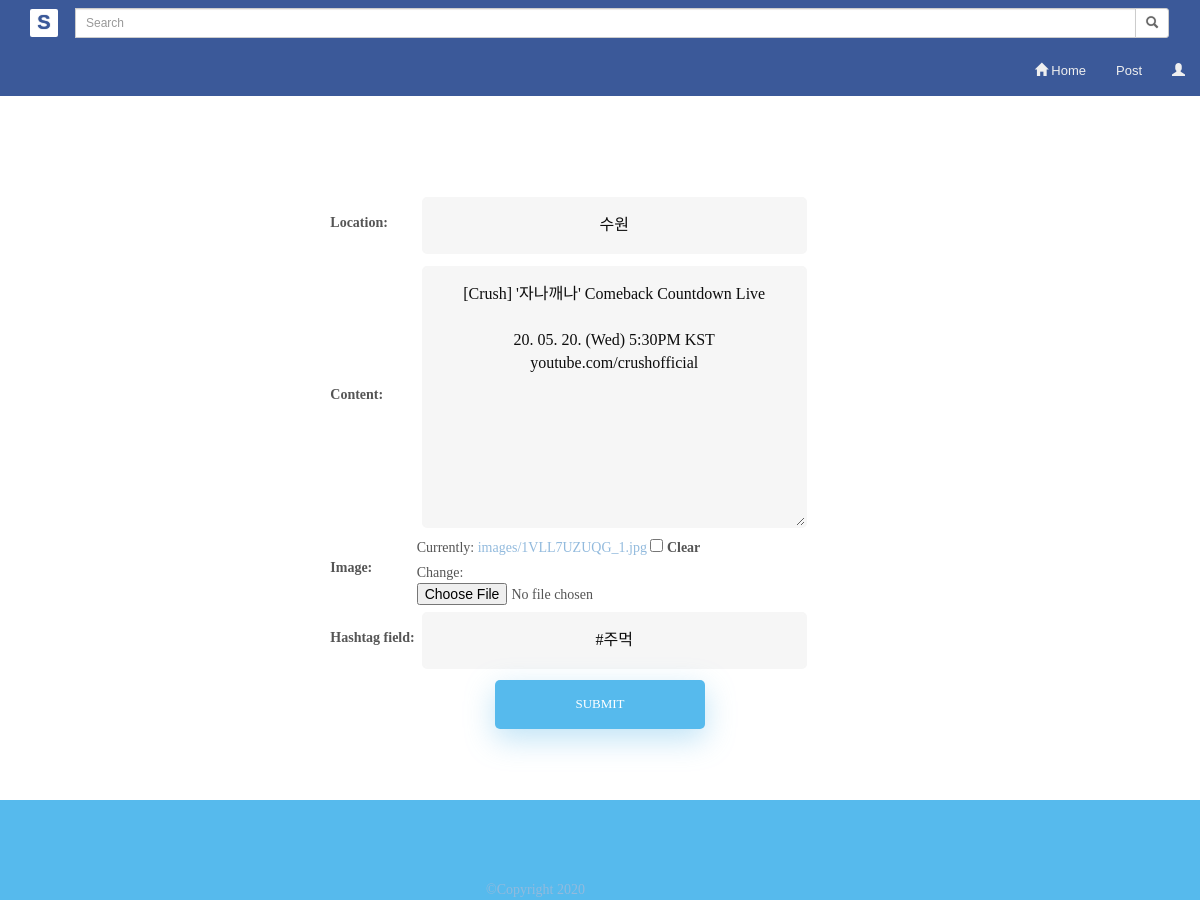
The app's page /update/63 (signed in) with its own data.
### appname/models.py (models this page shows, shortened)
class Post(models.Model):
    location = models.CharField(max_length=200)
    content = models.TextField()
    image = models.ImageField(upload_to='images/', blank=True)
    writer = models.ForeignKey(settings.AUTH_USER_MODEL, on_delete=models.CASCADE, related_name="writer", default="")
    hashtag_field = models.CharField(max_length=200, blank=True)
    hashtags = models.ManyToManyField('Hashtag', blank=True)
    likes = models.ManyToManyField(settings.AUTH_USER_MODEL, related_name="likes")
    post_date=models.DateTimeField(auto_now_add=True)

### appname/views.py (the view)
# urls.py: path('update/<int:pk>', appname.views.update, name='update'),
def update(request, pk):
    if not request.user.is_active:
        signin_form = SigninForm()
        return render(request, 'appname/signin.html', {'signin_form': signin_form})
    post = get_object_or_404(Post, pk=pk)
    if request.method == "POST":
        form = PostForm(request.POST, request.FILES, instance=post)
        if form.is_valid():
            form = form.save(commit=False)
            form.save()
            return redirect('main')
    else:
        form = PostForm(instance=post)
        return render(request,'appname/create.html',{'form':form})

### appname/forms.py
class PostForm(forms.ModelForm):
    class Meta:
        model = Post
        fields = ['location','content','image','hashtag_field']

### appname/templates/appname/create.html (shortened to what this page needs)
{% extends 'appname/base.html' %}
{% block header %}
<header class="masthead text-center text-white">
 <br> <br> <br> <br>
</header>
{% endblock %}
{% block content %}
<form method="POST" enctype="multipart/form-data" class="wrapper fadeInDown">
  <table>
    {{ form.as_table }}
  </table>
  <input type="submit" value="submit">
</form>
{% endblock %}

### appname/static/appname/css/facebook.css (style rules this page uses)
html, body { height: 100%; font-family:verdana,arial,sans-serif; color:#555555; }
a { color:#222222; }
.wrapper, .row { height: 100%; margin-left:0; margin-right:0; }
.wrapper:before, .wrapper:after, .column:before, .column:after { content: ""; display: table; }
.wrapper:after, .column:after { clear: both; }

### appname/templates/appname/create.html (style rules this page uses)
html { background-color: #56baed; }
body { font-family: "Poppins", sans-serif; height: 100vh; }
a { color: #92badd; display:inline-block; text-decoration: none; font-weight: 400; }
.wrapper { display: flex; align-items: center; flex-direction: column; justify-content: center; width: 100%; min-height: 100%; padding: 20px; }
input[type=button], input[type=submit], input[type=reset] { background-color: #56baed; border: none; color: white; padding: 15px 80px; text-align: center; text-decoration: none; display: inline-block; text-transform: uppercase; font-size: 13px; -webkit-box-shadow: 0 10px 30px 0 rgba(95,186,233,0.4); box-shadow: 0 10px 30px 0 rgba(95,186,233,0.4); -webkit-border-radius: 5px 5px 5px 5px; border-radius: 5px 5px 5px 5px; margin: 5px 20px 40px 20px; -webkit-transition: all 0.3s ease-in-out; -moz-transition: all 0.3s ease-in-out; -ms-transition: all 0.3s ease-in-out; -o-transition: all 0.3s ease-in-out; transition: all 0.3s ease-in-out; }
input[type=text] { background-color: #f6f6f6; border: none; color: #0d0d0d; padding: 15px 32px; text-align: center; text-decoration: none; display: inline-block; font-size: 16px; margin: 5px; width: 85%; border: 2px solid #f6f6f6; -webkit-transition: all 0.5s ease-in-out; -moz-transition: all 0.5s ease-in-out; -ms-transition: all 0.5s ease-in-out; -o-transition: all 0.5s ease-in-out; transition: all 0.5s ease-in-out; -webkit-border-radius: 5px 5px 5px 5px; border-radius: 5px 5px 5px 5px; }
input[type=text]:placeholder { color: #cccccc; }
.fadeInDown { -webkit-animation-name: fadeInDown; animation-name: fadeInDown; -webkit-animation-duration: 1s; animation-duration: 1s; -webkit-animation-fill-mode: both; animation-fill-mode: both; }
#id_content { background-color: #f6f6f6; border: none; color: #0d0d0d; padding: 15px 32px; text-align: center; text-decoration: none; display: inline-block; font-size: 16px; margin: 5px; width: 85%; border: 2px solid #f6f6f6; -webkit-transition: all 0.5s ease-in-out; -moz-transition: all 0.5s ease-in-out; -ms-transition: all 0.5s ease-in-out; -o-transition: all 0.5s ease-in-out; transition: all 0.5s ease-in-out; -webkit-border-radius: 5px 5px 5px 5px; border-radius: 5px 5px 5px 5px; }

### records on screen
Post: location "수원", content "[Crush] '자나깨나' Comeback Countdown Live 20. 05. 20. (Wed) 5:30PM KST youtube.com/crushofficial", hashtag_field "#주먹"
